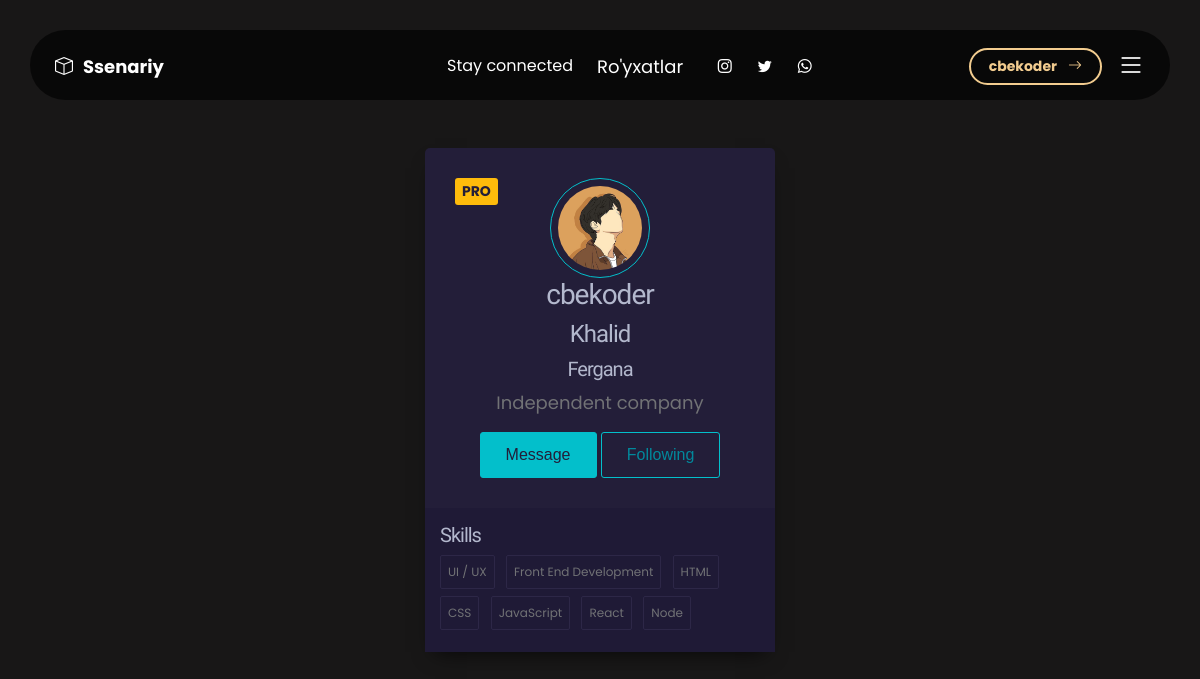
/profile/ (signed in), run on the app's committed database.
### mainapp/models.py (models this page shows)
class Profile(models.Model):
    user_id = models.ForeignKey(User, on_delete=models.CASCADE)
    photo = models.ImageField()
    name = models.CharField(max_length=30)
    company = models.CharField(max_length=40)
    location = models.CharField(max_length=50)
    description = models.CharField(max_length=100)
    type = models.CharField(max_length=40)
    def __str__(self):
        return self.name

### mainapp/views.py (the view)
# urls.py: path('profile/', profile),
def profile(request):
    if request.user.is_authenticated:
        user = Profile.objects.get(user_id=request.user)
        context = {
            "user" : user
        }
        return render(request, 'profile.html', context)
    return redirect('/login/')

### templates/profile.html
{% extends 'header.html' %}
{% block content %}
<div class="my-card">
    <span class="pro">PRO</span>
    <img class="round" src="{{ user.photo.url }}" alt="user" />
    <h3>{{ user.name }}</h3>
    <h4>{{ user.company }}</h4>
    <h6>{{ user.location}}</h6>
    <p>{{ user.description }}</p>
    <div class="buttons">
        <button class="primary">
            Message
        </button>
        <button class="primary ghost">
            Following
        </button>
    </div>
    <div class="skills">
        <h6>Skills</h6>
        <ul>
            <li>UI / UX</li>
            <li>Front End Development</li>
            <li>HTML</li>
            <li>CSS</li>
            <li>JavaScript</li>
            <li>React</li>
            <li>Node</li>
        </ul>
    </div>
</div>
{% endblock %}

### templates/header.html (shortened to what this page needs)
<!doctype html>
<html lang="en">
    <head>
        {% load static %}
        <link href="{% static 'css/bootstrap.min.css'%}" rel="stylesheet">
        <link href="{% static 'css/bootstrap-icons.css'%}" rel="stylesheet">
        <link href="{% static 'css/tooplate-kool-form-pack.css'%}" rel="stylesheet">
        <link href="{% static 'css/table.css' %}" rel="stylesheet">
        <link href="{% static 'css/card.css' %}" rel="stylesheet">
    </head>
    <body>
        <main>
            <header class="site-header">
                <div class="container">
                    <div class="row justify-content-between">
                        <div class="col-lg-12 col-12 d-flex align-items-center">
                            <a class="site-header-text d-flex justify-content-center align-items-center me-auto" href="/">
                                <i class="bi-box"></i>
                                <span>
                                    Ssenariy
                                </span>
                            </a>
                            <ul class="social-icon d-flex justify-content-center align-items-center mx-auto">
                                <span class="text-white me-4 d-none d-lg-block">Stay connected</span>
                                <li class="social-icon-item">
                                    <a href="/prompts/" class="text-white me-4 d-none d-lg-block">Ro'yxatlar</a>
                                </li>
                                <li class="social-icon-item">
                                    <a href="#" class="social-icon-link bi-instagram"></a>
                                </li>
                                <li class="social-icon-item">
                                    <a href="#" class="social-icon-link bi-twitter"></a>
                                </li>
                                <li class="social-icon-item">
                                    <a href="#" class="social-icon-link bi-whatsapp"></a>
                                </li>
                            </ul>
                            <div>
                                {% if user %}
                                <a href="/profile/" class="custom-btn custom-border-btn btn">{{ user }}
                                    <i class="bi-arrow-right ms-2"></i>
                                </a>
                                {% else %}
                                <a href="/login/" class="custom-btn custom-border-btn btn">Login
                                    <i class="bi-arrow-right ms-2"></i>
                                </a>
                                {% endif %}
                            </div>
                            <a class="bi-list offcanvas-icon" data-bs-toggle="offcanvas" href="#offcanvasMenu" role="button" aria-controls="offcanvasMenu"></a>
                        </div>
                    </div>
                </div>
            </header>
            <section class="hero-section d-flex justify-content-center align-items-center" id="section_1">
                {% block content %}
                {% endblock %}
            </section>
        </main>
    </body>
</html>

### static/css/tooplate-kool-form-pack.css (style rules this page uses)
:root { --body-bg-color: #181717; --white-color: #ffffff; --primary-color: #E07A5F; --secondary-color: #F2CC8F; --section-bg-color: #f0f8ff; --custom-btn-bg-color: #E07A5F; --custom-btn-bg-hover-color: #F2CC8F; --dark-color: #000000; --p-color: #717275; --link-hover-color: #F2CC8F; --body-font-family: 'Poppins', sans-serif; --heading-font-family: 'Unbounded', sans-serif; --h1-font-size: 62px; --h2-font-size: 36px; --h3-font-size: 28px; --h4-font-size: 24px; --h5-font-size: 22px; --h6-font-size: 20px; --p-font-size: 18px; --menu-font-size: 16px; --btn-font-size: 14px; --border-radius-large: 100px; --border-radius-medium: 20px; --border-radius-small: 10px; --font-weight-normal: 400; --font-weight-medium: 500; --font-weight-bold: 700; }
body { background-color: var(--body-bg-color); font-family: var(--body-font-family); }
h1, h2, h3, h4, h5, h6 { font-family: var(--heading-font-family); font-weight: var(--font-weight-medium); letter-spacing: -1px; }
h3 { font-size: var(--h3-font-size); }
h4 { font-size: var(--h4-font-size); }
h6 { font-size: var(--h6-font-size); }
p { color: var(--p-color); font-size: var(--p-font-size); font-weight: var(--font-weight-normal); }
ul li { color: var(--p-color); font-size: var(--p-font-size); font-weight: var(--font-weight-normal); }
a, button { touch-action: manipulation; transition: all 0.3s; }
a { display: inline-block; color: var(--secondary-color); text-decoration: none; }
.custom-btn { background: var(--custom-btn-bg-color); border: 2px solid transparent; border-radius: var(--border-radius-large); color: var(--white-color); font-size: var(--btn-font-size); font-weight: var(--font-weight-bold); line-height: normal; transition: all 0.3s; padding: 6px 18px; }
.custom-border-btn { background: transparent; border: 2px solid var(--secondary-color); color: var(--secondary-color); }
.site-header { position: absolute; z-index: 22; top: 0; right: 0; left: 0; padding-top: 30px; padding-bottom: 30px; }
.site-header .container { background-color: rgba(0, 0, 0, 0.65); border-radius: var(--border-radius-large); padding: 15px 25px; max-height: 70px; }
.site-header-text { color: var(--white-color); font-size: var(--p-font-size); font-weight: var(--font-weight-bold); }
.site-header-text span { margin-left: 10px; }
.site-header .social-icon { max-height: 35px; }
.offcanvas-icon { font-size: var(--h3-font-size); color: var(--white-color); margin-left: 15px; }
.hero-section { position: relative; overflow: hidden; height: 100vh; min-height: 675px; padding-top: 100px; padding-bottom: 100px; }
.social-icon { margin: 0; padding: 0; }
.social-icon-item { list-style: none; display: inline-block; vertical-align: top; }
.social-icon-link { border-radius: var(--border-radius-large); color: var(--white-color); font-size: var(--btn-font-size); display: block; margin-right: 5px; text-align: center; width: 35px; height: 35px; line-height: 36px; transition: background 0.2s, color 0.2s; }

### static/css/table.css (style rules this page uses)
ul { margin: 0; padding: 0; }
li { list-style-type: none; }

### static/css/card.css (style rules this page uses)
.my-card { background-color: #231E39; border-radius: 5px; box-shadow: 0px 10px 20px -10px rgba(0, 0, 0, 0.75); color: #B3B8CD; padding-top: 30px; position: relative; width: 350px; max-width: 100%; text-align: center; }
.my-card .pro { color: #231E39; background-color: #FEBB0B; border-radius: 3px; font-size: 14px; font-weight: bold; padding: 3px 7px; position: absolute; top: 30px; left: 30px; }
.my-card .round { border: 1px solid #03BFCB; border-radius: 50%; padding: 7px; width: 100px; height: 100px; }
button.primary { background-color: #03BFCB; border: 1px solid #03BFCB; border-radius: 3px; color: #231E39; font-family: Montserrat, sans-serif; font-weight: 500; padding: 10px 25px; }
button.primary.ghost { background-color: transparent; color: #02899C; }
.skills { background-color: #1F1A36; text-align: left; padding: 15px; margin-top: 30px; }
.skills ul { list-style-type: none; margin: 0; padding: 0; }
.skills ul li { border: 1px solid #2D2747; border-radius: 2px; display: inline-block; font-size: 12px; margin: 0 7px 7px 0; padding: 7px; }

### data on the page
Profile: name "cbekoder", photo (picture), company "Khalid", location "Fergana", description "Independent company"
